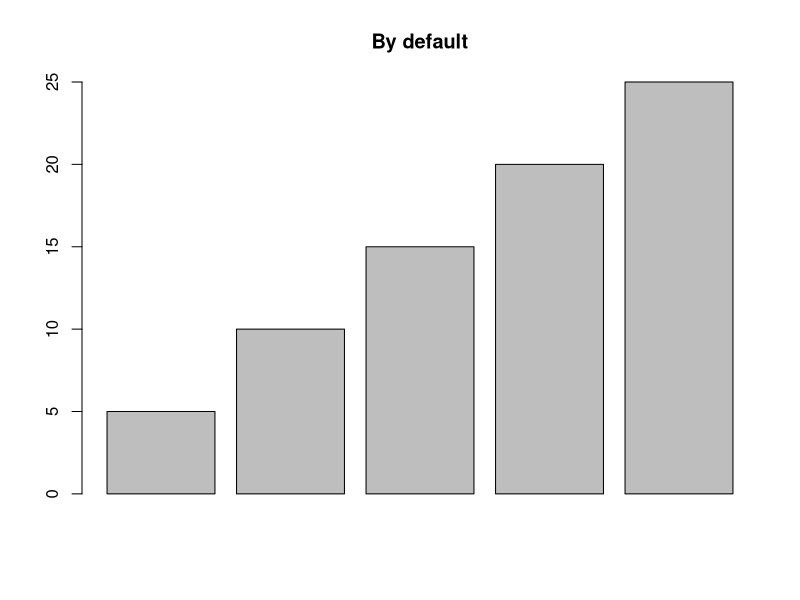
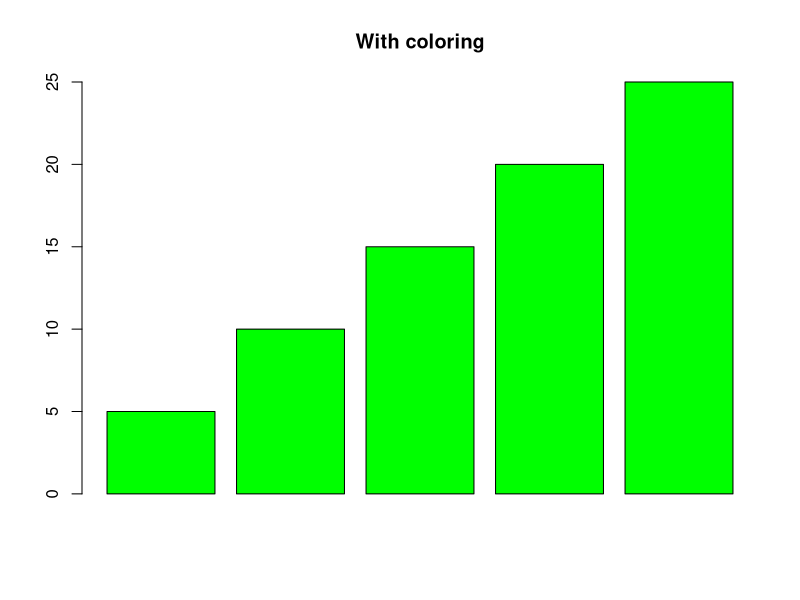

Write R code to recreate these figures, in order.
# Creating a list
temp<-c(5, 10, 15, 20, 25)

# Barplot with default color
barplot(temp, main ="By default")

# Barplot with green color
barplot(temp, col ="green",
        main ="With coloring")
